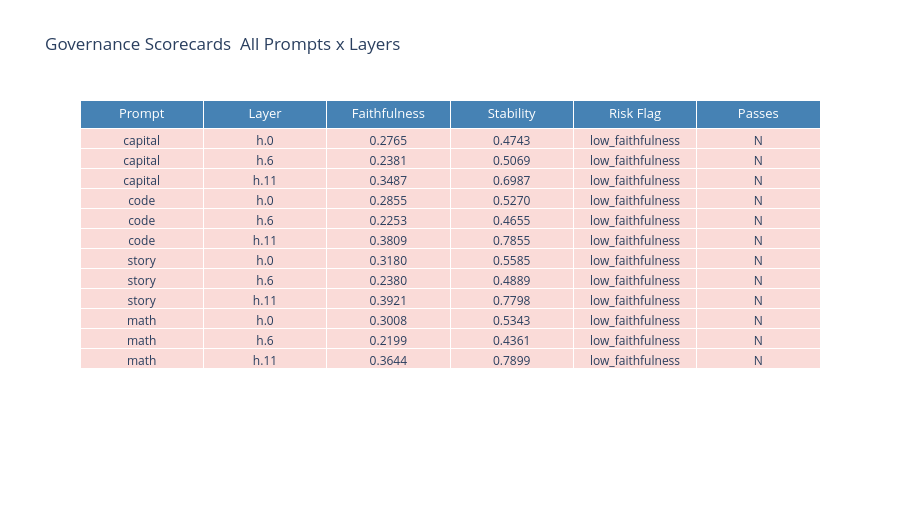

Notebook cell for this chart:
### Markdown cell above
## Section 4 — Governance Deep-Dive

Examine faithfulness and stability scores across all prompt/layer combinations.  
Then explore how the pass rate changes as the governance threshold tightens.

### Code cell
if not NNSIGHT_AVAILABLE:
    print('Skipping - nnsight not available')
else:
    prompt_col, layer_col = [], []
    faith_col, stab_col, risk_col, passes_col = [], [], [], []
    row_colors = []

    for pkey, lp in product(PROMPTS, LAYERS):
        sc = results[pkey][lp].scorecard
        prompt_col.append(pkey)
        layer_col.append(lp.replace('transformer.', ''))
        faith_col.append(f'{sc.faithfulness_score:.4f}')
        stab_col.append(f'{sc.stability_score:.4f}')
        risk_col.append(sc.risk_flag)
        passes_col.append('Y' if sc.passes_thresholds else 'N')
        row_colors.append('#d5f5e3' if sc.passes_thresholds else '#fadbd8')

    fig = go.Figure(go.Table(
        header=dict(
            values=['Prompt', 'Layer', 'Faithfulness', 'Stability', 'Risk Flag', 'Passes'],
            fill_color='steelblue',
            font=dict(color='white', size=13),
            align='center',
        ),
        cells=dict(
            values=[prompt_col, layer_col, faith_col, stab_col, risk_col, passes_col],
            fill_color=[row_colors] * 6,
            align='center',
            font=dict(size=12),
        ),
    ))
    fig.update_layout(
        title='Governance Scorecards  All Prompts x Layers',
        height=520,
    )
    fig.show()

### Figure 1 — Plotly figure (JSON) as saved in the notebook; plotly's stock layout.template omitted (floating-point values rounded to 4 significant figures)
{"data": [{"cells": {"align": "center", "fill": {"color": [["#fadbd8", "#fadbd8", "#fadbd8", "#fadbd8", "#fadbd8", "#fadbd8", "#fadbd8", "#fadbd8", "#fadbd8", "#fadbd8", "#fadbd8", "#fadbd8"], ["#fadbd8", "#fadbd8", "#fadbd8", "#fadbd8", "#fadbd8", "#fadbd8", "#fadbd8", "#fadbd8", "#fadbd8", "#fadbd8", "#fadbd8", "#fadbd8"], ["#fadbd8", "#fadbd8", "#fadbd8", "#fadbd8", "#fadbd8", "#fadbd8", "#fadbd8", "#fadbd8", "#fadbd8", "#fadbd8", "#fadbd8", "#fadbd8"], ["#fadbd8", "#fadbd8", "#fadbd8", "#fadbd8", "#fadbd8", "#fadbd8", "#fadbd8", "#fadbd8", "#fadbd8", "#fadbd8", "#fadbd8", "#fadbd8"], ["#fadbd8", "#fadbd8", "#fadbd8", "#fadbd8", "#fadbd8", "#fadbd8", "#fadbd8", "#fadbd8", "#fadbd8", "#fadbd8", "#fadbd8", "#fadbd8"], ["#fadbd8", "#fadbd8", "#fadbd8", "#fadbd8", "#fadbd8", "#fadbd8", "#fadbd8", "#fadbd8", "#fadbd8", "#fadbd8", "#fadbd8", "#fadbd8"]]}, "font": {"size": 12}, "values": [["capital", "capital", "capital", "code", "code", "code", "story", "story", "story", "math", "math", "math"], ["h.0", "h.6", "h.11", "h.0", "h.6", "h.11", "h.0", "h.6", "h.11", "h.0", "h.6", "h.11"], ["0.2765", "0.2381", "0.3487", "0.2855", "0.2253", "0.3809", "0.3180", "0.2380", "0.3921", "0.3008", "0.2199", "0.3644"], ["0.4743", "0.5069", "0.6987", "0.5270", "0.4655", "0.7855", "0.5585", "0.4889", "0.7798", "0.5343", "0.4361", "0.7899"], ["low_faithfulness", "low_faithfulness", "low_faithfulness", "low_faithfulness", "low_faithfulness", "low_faithfulness", "low_faithfulness", "low_faithfulness", "low_faithfulness", "low_faithfulness", "low_faithfulness", "low_faithfulness"], ["N", "N", "N", "N", "N", "N", "N", "N", "N", "N", "N", "N"]]}, "header": {"align": "center", "fill": {"color": "steelblue"}, "font": {"color": "white", "size": 13}, "values": ["Prompt", "Layer", "Faithfulness", "Stability", "Risk Flag", "Passes"]}, "type": "table"}], "layout": {"height": 520, "title": {"text": "Governance Scorecards  All Prompts x Layers"}}}
